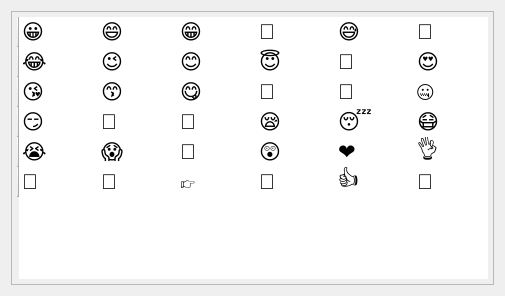
<?xml version="1.0" encoding="UTF-8"?>
<ui version="4.0">
 <class>emoji_pop_up</class>
 <widget class="QDialog" name="emoji_pop_up">
  <property name="geometry">
   <rect>
    <x>0</x>
    <y>0</y>
    <width>505</width>
    <height>296</height>
   </rect>
  </property>
  <property name="windowTitle">
   <string>Emojis</string>
  </property>
  <layout class="QVBoxLayout" name="verticalLayout">
   <item>
    <widget class="QTableWidget" name="tableWidget">
     <property name="font">
      <font>
       <pointsize>16</pointsize>
      </font>
     </property>
     <property name="focusPolicy">
      <enum>Qt::ClickFocus</enum>
     </property>
     <property name="contextMenuPolicy">
      <enum>Qt::NoContextMenu</enum>
     </property>
     <property name="autoFillBackground">
      <bool>true</bool>
     </property>
     <property name="styleSheet">
      <string notr="true">QTableView:item{
padding:5px;
}
QTableView{
padding:5px;
}</string>
     </property>
     <property name="verticalScrollBarPolicy">
      <enum>Qt::ScrollBarAlwaysOff</enum>
     </property>
     <property name="horizontalScrollBarPolicy">
      <enum>Qt::ScrollBarAlwaysOff</enum>
     </property>
     <property name="gridStyle">
      <enum>Qt::NoPen</enum>
     </property>
     <attribute name="horizontalHeaderVisible">
      <bool>false</bool>
     </attribute>
     <attribute name="horizontalHeaderDefaultSectionSize">
      <number>79</number>
     </attribute>
     <row>
      <property name="text">
       <string/>
      </property>
     </row>
     <row>
      <property name="text">
       <string/>
      </property>
     </row>
     <row>
      <property name="text">
       <string/>
      </property>
     </row>
     <row>
      <property name="text">
       <string/>
      </property>
     </row>
     <row>
      <property name="text">
       <string/>
      </property>
     </row>
     <row>
      <property name="text">
       <string/>
      </property>
     </row>
     <column>
      <property name="text">
       <string/>
      </property>
      <property name="font">
       <font>
        <pointsize>16</pointsize>
       </font>
      </property>
     </column>
     <column>
      <property name="text">
       <string/>
      </property>
     </column>
     <column>
      <property name="text">
       <string/>
      </property>
     </column>
     <column>
      <property name="text">
       <string/>
      </property>
     </column>
     <column>
      <property name="text">
       <string/>
      </property>
     </column>
     <column>
      <property name="text">
       <string/>
      </property>
     </column>
     <item row="0" column="0">
      <property name="text">
       <string>😀</string>
      </property>
      <property name="flags">
       <set>ItemIsSelectable|ItemIsDragEnabled|ItemIsDropEnabled|ItemIsUserCheckable|ItemIsEnabled</set>
      </property>
     </item>
     <item row="0" column="1">
      <property name="text">
       <string>😄</string>
      </property>
      <property name="flags">
       <set>ItemIsSelectable|ItemIsDragEnabled|ItemIsDropEnabled|ItemIsUserCheckable|ItemIsEnabled</set>
      </property>
     </item>
     <item row="0" column="2">
      <property name="text">
       <string>😁</string>
      </property>
      <property name="flags">
       <set>ItemIsSelectable|ItemIsDragEnabled|ItemIsDropEnabled|ItemIsUserCheckable|ItemIsEnabled</set>
      </property>
     </item>
     <item row="0" column="3">
      <property name="text">
       <string>🤣</string>
      </property>
      <property name="flags">
       <set>ItemIsSelectable|ItemIsDragEnabled|ItemIsDropEnabled|ItemIsUserCheckable|ItemIsEnabled</set>
      </property>
     </item>
     <item row="0" column="4">
      <property name="text">
       <string>😅</string>
      </property>
      <property name="flags">
       <set>ItemIsSelectable|ItemIsDragEnabled|ItemIsDropEnabled|ItemIsUserCheckable|ItemIsEnabled</set>
      </property>
     </item>
     <item row="0" column="5">
      <property name="text">
       <string>🙂</string>
      </property>
      <property name="flags">
       <set>ItemIsSelectable|ItemIsDragEnabled|ItemIsDropEnabled|ItemIsUserCheckable|ItemIsEnabled</set>
      </property>
     </item>
     <item row="1" column="0">
      <property name="text">
       <string>😂</string>
      </property>
      <property name="flags">
       <set>ItemIsSelectable|ItemIsDragEnabled|ItemIsDropEnabled|ItemIsUserCheckable|ItemIsEnabled</set>
      </property>
     </item>
     <item row="1" column="1">
      <property name="text">
       <string>😉</string>
      </property>
      <property name="flags">
       <set>ItemIsSelectable|ItemIsDragEnabled|ItemIsDropEnabled|ItemIsUserCheckable|ItemIsEnabled</set>
      </property>
     </item>
     <item row="1" column="2">
      <property name="text">
       <string>😊</string>
      </property>
      <property name="flags">
       <set>ItemIsSelectable|ItemIsDragEnabled|ItemIsDropEnabled|ItemIsUserCheckable|ItemIsEnabled</set>
      </property>
     </item>
     <item row="1" column="3">
      <property name="text">
       <string>😇</string>
      </property>
      <property name="flags">
       <set>ItemIsSelectable|ItemIsDragEnabled|ItemIsDropEnabled|ItemIsUserCheckable|ItemIsEnabled</set>
      </property>
     </item>
     <item row="1" column="4">
      <property name="text">
       <string>🥰</string>
      </property>
      <property name="flags">
       <set>ItemIsSelectable|ItemIsDragEnabled|ItemIsDropEnabled|ItemIsUserCheckable|ItemIsEnabled</set>
      </property>
     </item>
     <item row="1" column="5">
      <property name="text">
       <string>😍</string>
      </property>
      <property name="flags">
       <set>ItemIsSelectable|ItemIsDragEnabled|ItemIsDropEnabled|ItemIsUserCheckable|ItemIsEnabled</set>
      </property>
     </item>
     <item row="2" column="0">
      <property name="text">
       <string>😘</string>
      </property>
      <property name="flags">
       <set>ItemIsSelectable|ItemIsDragEnabled|ItemIsDropEnabled|ItemIsUserCheckable|ItemIsEnabled</set>
      </property>
     </item>
     <item row="2" column="1">
      <property name="text">
       <string>😙</string>
      </property>
      <property name="flags">
       <set>ItemIsSelectable|ItemIsDragEnabled|ItemIsDropEnabled|ItemIsUserCheckable|ItemIsEnabled</set>
      </property>
     </item>
     <item row="2" column="2">
      <property name="text">
       <string>😋</string>
      </property>
      <property name="flags">
       <set>ItemIsSelectable|ItemIsDragEnabled|ItemIsDropEnabled|ItemIsUserCheckable|ItemIsEnabled</set>
      </property>
     </item>
     <item row="2" column="3">
      <property name="text">
       <string>🤗</string>
      </property>
      <property name="flags">
       <set>ItemIsSelectable|ItemIsDragEnabled|ItemIsDropEnabled|ItemIsUserCheckable|ItemIsEnabled</set>
      </property>
     </item>
     <item row="2" column="4">
      <property name="text">
       <string>🤫</string>
      </property>
      <property name="flags">
       <set>ItemIsSelectable|ItemIsDragEnabled|ItemIsDropEnabled|ItemIsUserCheckable|ItemIsEnabled</set>
      </property>
     </item>
     <item row="2" column="5">
      <property name="text">
       <string>🤐</string>
      </property>
      <property name="flags">
       <set>ItemIsSelectable|ItemIsDragEnabled|ItemIsDropEnabled|ItemIsUserCheckable|ItemIsEnabled</set>
      </property>
     </item>
     <item row="3" column="0">
      <property name="text">
       <string>😏</string>
      </property>
      <property name="flags">
       <set>ItemIsSelectable|ItemIsDragEnabled|ItemIsDropEnabled|ItemIsUserCheckable|ItemIsEnabled</set>
      </property>
     </item>
     <item row="3" column="1">
      <property name="text">
       <string>😬</string>
      </property>
      <property name="flags">
       <set>ItemIsSelectable|ItemIsDragEnabled|ItemIsDropEnabled|ItemIsUserCheckable|ItemIsEnabled</set>
      </property>
     </item>
     <item row="3" column="2">
      <property name="text">
       <string>🤥</string>
      </property>
      <property name="flags">
       <set>ItemIsSelectable|ItemIsDragEnabled|ItemIsDropEnabled|ItemIsUserCheckable|ItemIsEnabled</set>
      </property>
     </item>
     <item row="3" column="3">
      <property name="text">
       <string>😪</string>
      </property>
      <property name="flags">
       <set>ItemIsSelectable|ItemIsDragEnabled|ItemIsDropEnabled|ItemIsUserCheckable|ItemIsEnabled</set>
      </property>
     </item>
     <item row="3" column="4">
      <property name="text">
       <string>😴</string>
      </property>
      <property name="flags">
       <set>ItemIsSelectable|ItemIsDragEnabled|ItemIsDropEnabled|ItemIsUserCheckable|ItemIsEnabled</set>
      </property>
     </item>
     <item row="3" column="5">
      <property name="text">
       <string>😷</string>
      </property>
      <property name="flags">
       <set>ItemIsSelectable|ItemIsDragEnabled|ItemIsDropEnabled|ItemIsUserCheckable|ItemIsEnabled</set>
      </property>
     </item>
     <item row="4" column="0">
      <property name="text">
       <string>😭</string>
      </property>
      <property name="flags">
       <set>ItemIsSelectable|ItemIsDragEnabled|ItemIsDropEnabled|ItemIsUserCheckable|ItemIsEnabled</set>
      </property>
     </item>
     <item row="4" column="1">
      <property name="text">
       <string>😱</string>
      </property>
      <property name="flags">
       <set>ItemIsSelectable|ItemIsDragEnabled|ItemIsDropEnabled|ItemIsUserCheckable|ItemIsEnabled</set>
      </property>
     </item>
     <item row="4" column="2">
      <property name="text">
       <string>🙏</string>
      </property>
      <property name="flags">
       <set>ItemIsSelectable|ItemIsDragEnabled|ItemIsDropEnabled|ItemIsUserCheckable|ItemIsEnabled</set>
      </property>
     </item>
     <item row="4" column="3">
      <property name="text">
       <string>😲</string>
      </property>
      <property name="flags">
       <set>ItemIsSelectable|ItemIsDragEnabled|ItemIsDropEnabled|ItemIsUserCheckable|ItemIsEnabled</set>
      </property>
     </item>
     <item row="4" column="4">
      <property name="text">
       <string>❤</string>
      </property>
      <property name="flags">
       <set>ItemIsSelectable|ItemIsDragEnabled|ItemIsDropEnabled|ItemIsUserCheckable|ItemIsEnabled</set>
      </property>
     </item>
     <item row="4" column="5">
      <property name="text">
       <string>👌</string>
      </property>
      <property name="flags">
       <set>ItemIsSelectable|ItemIsDragEnabled|ItemIsDropEnabled|ItemIsUserCheckable|ItemIsEnabled</set>
      </property>
     </item>
     <item row="5" column="0">
      <property name="text">
       <string>👋</string>
      </property>
      <property name="flags">
       <set>ItemIsSelectable|ItemIsDragEnabled|ItemIsDropEnabled|ItemIsUserCheckable|ItemIsEnabled</set>
      </property>
     </item>
     <item row="5" column="1">
      <property name="text">
       <string>👊</string>
      </property>
      <property name="flags">
       <set>ItemIsSelectable|ItemIsDragEnabled|ItemIsDropEnabled|ItemIsUserCheckable|ItemIsEnabled</set>
      </property>
     </item>
     <item row="5" column="2">
      <property name="text">
       <string>👉</string>
      </property>
      <property name="flags">
       <set>ItemIsSelectable|ItemIsDragEnabled|ItemIsDropEnabled|ItemIsUserCheckable|ItemIsEnabled</set>
      </property>
     </item>
     <item row="5" column="3">
      <property name="text">
       <string>🤝</string>
      </property>
      <property name="flags">
       <set>ItemIsSelectable|ItemIsDragEnabled|ItemIsDropEnabled|ItemIsUserCheckable|ItemIsEnabled</set>
      </property>
     </item>
     <item row="5" column="4">
      <property name="text">
       <string>👍</string>
      </property>
      <property name="flags">
       <set>ItemIsSelectable|ItemIsDragEnabled|ItemIsDropEnabled|ItemIsUserCheckable|ItemIsEnabled</set>
      </property>
     </item>
     <item row="5" column="5">
      <property name="text">
       <string>🤟</string>
      </property>
      <property name="flags">
       <set>ItemIsSelectable|ItemIsDragEnabled|ItemIsDropEnabled|ItemIsUserCheckable|ItemIsEnabled</set>
      </property>
     </item>
    </widget>
   </item>
  </layout>
 </widget>
 <resources/>
 <connections/>
</ui>
